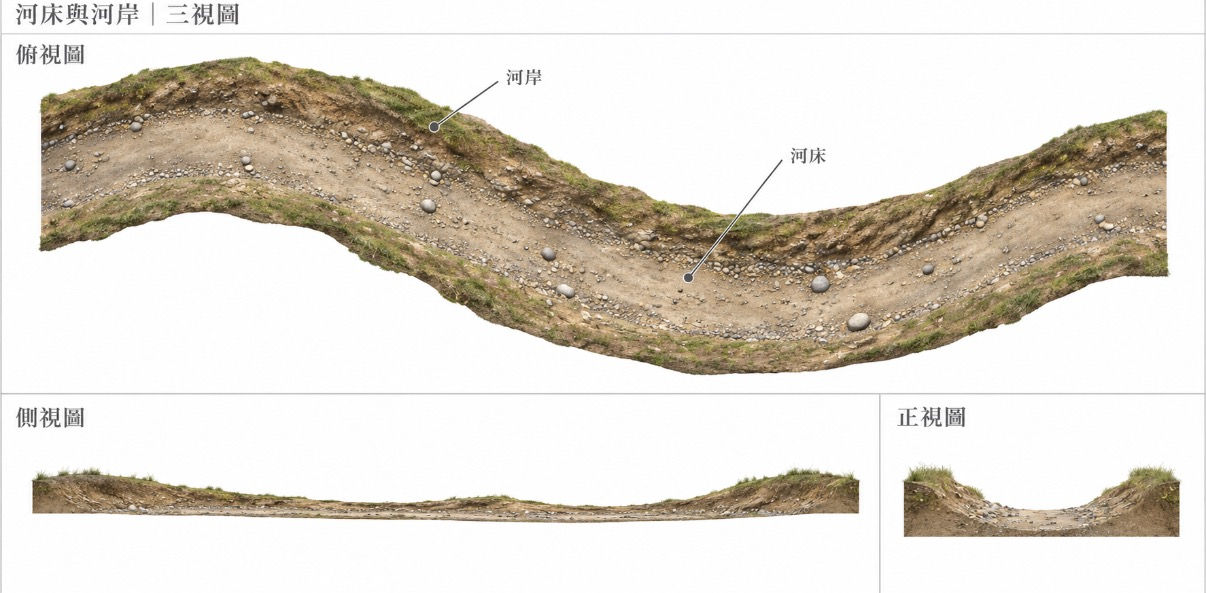
#> input picture art/references/qingxi-waterworks-b/S02_riverbed_banks_three_view_v001.jpg, 1206 x 593 px, given in place of tex_bark.png, which was not available
$ python tex_dr08.py ../../references/qingxi-waterworks-b/S02_riverbed_banks_three_view_v001.jpg
#> lines starting #> are read from the running program, lines starting #| are printed output that depends on the picture
# DR08 長滿蕈和苔的朽木：手繪平鋪貼圖的後製（Codex 依 D2 設定圖 V6 畫的原圖在 tex_src_dr08/，提示詞 prompt.txt）。
#   1. 六張表面貼圖（苔、樹皮、褐腐木、撕裂纖維、樹洞內壁、土）：Codex 畫的四邊接不起來 → 先左右、再上下各做一次
#      「捲半圈 + 中間帶狀遮罩」的無縫處理（遮罩加一點雜訊，交界不是一條直線），縮成 1024；
#      法線由明暗推高度（扣掉大範圍模糊，只留中小起伏），用 FFT 做循環的模糊、np.roll 做循環的斜率，邊上也接得起來。
#   2. 植物圖集 DR08_Plants（2048，RGBA，alpha 裁切）：左半層狀菌蓋、右半 Codex 的植物圖（蕨、小蕈、發光小蕈、小苗、落葉、垂苔）。
#      洋紅底去背、去掉葉緣的洋紅邊、透明處往外補色（縮圖時不會滲出洋紅），每一件的框寫進 DR08_Plants_rects.json。
# 用法：uv run --no-project --offline --with pillow --with numpy python tex_dr08.py
import json, os, sys
import numpy as np
from PIL import Image

HERE = os.path.dirname(os.path.abspath(__file__))
SRC = os.path.join(HERE, 'tex_src_dr08')
OUT = os.path.join(HERE, '..', '..', 'exports', 'd2-logs-b', 'DR08_Shared', 'Textures')
N = 1024
# 每層：原圖、色調（乘、飽和度）、法線強度、說明
LAYERS = {
    'Bark':  ('tex_bark.png',  1.00, 1.00, 5.0),
    'Moss':  ('tex_moss.png',  .78,  .80,  4.0),     # Codex 的苔偏黃亮，設定圖 V6 是深橄欖
    'Rot':   ('tex_rot.png',   .92,  .95,  6.0),
    'Fibre': ('tex_fibre.png', .95,  .95,  5.0),
    'Inner': ('tex_inner.png', .85,  .95,  5.0),
    'Soil':  ('tex_soil.png',  .90,  .90,  3.5),
}


def load(name):
#> called with name = 'tex_bark.png'
    return np.asarray(Image.open(os.path.join(SRC, name)).convert('RGB'), np.float64) / 255.0


def save(a, name, mode='RGB'):
    os.makedirs(OUT, exist_ok=True)
    im = Image.fromarray(np.clip(np.round(a * 255), 0, 255).astype(np.uint8), mode)
    im.save(os.path.join(OUT, name), optimize=True)
    print('saved', name, im.size)


def fft_blur(a, sigma):
    """循環（邊接邊）的高斯模糊；a 是 (H, W) 或 (H, W, C)。"""
    h, w = a.shape[:2]
    fy = np.fft.fftfreq(h)[:, None]
    fx = np.fft.fftfreq(w)[None, :]
    g = np.exp(-2 * (np.pi * sigma) ** 2 * (fx * fx + fy * fy))
    if a.ndim == 2:
        return np.real(np.fft.ifft2(np.fft.fft2(a) * g))
    return np.stack([np.real(np.fft.ifft2(np.fft.fft2(a[..., c]) * g)) for c in range(a.shape[2])], -1)


def seam_pass(img, axis, rs):
    """沿 axis 做一次無縫：捲半圈的那張在兩邊、原圖在中間，中間帶狀遮罩加雜訊。"""
#> called with axis = 1
    n = img.shape[axis]
#> n = 1206
    rolled = np.roll(img, n // 2, axis=axis)
    x = (np.arange(n) + .5) / n
#> x = 1206 values from 0.000415 to 1
    d = np.abs(x - .5)                                   # 離中線（原圖的中間）多遠：0..0.5
    other = img.shape[1 - axis]
#> other = 593
    noise = fft_blur(rs.randn(n, other) if axis == 0 else rs.randn(other, n), 18)
    noise = noise / (np.abs(noise).max() + 1e-9) * .06
    dd = (d[:, None] if axis == 0 else d[None, :]) + noise
    w = np.clip((.40 - dd) / .12, 0, 1)                  # 中間 0.56 寬是原圖（中線＝捲過那張的接縫，完全蓋掉）、兩邊 0.1 是捲過的那張
    w = w * w * (3 - 2 * w)
    return img * w[..., None] + rolled * (1 - w[..., None])


def make_seamless(img, seed):
    rs = np.random.RandomState(seed)
    img = seam_pass(img, 1, rs)
    img = seam_pass(img, 0, rs)
    return img


def resize(a, n, mode='RGB'):
#> called with n = 1024, mode = 'RGB'
    im = Image.fromarray(np.clip(np.round(a * 255), 0, 255).astype(np.uint8), mode)
    return np.asarray(im.resize((n, n), Image.LANCZOS), np.float64) / 255.0
#> returned value: shape (1024, 1024, 3) float64


def tone(a, mul, sat):
#> called with mul = 1, sat = 1
    g = (a * np.array((.30, .59, .11))).sum(-1, keepdims=True)
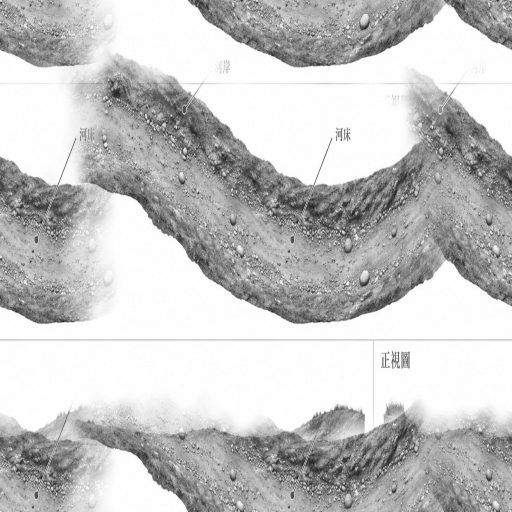
#> g: shape (1024, 1024, 1) float64 (shown at 1/2 size); min 0.0595, max 1, mean 0.774
    return np.clip((g + (a - g) * sat) * mul, 0, 1)
#| saved DR08_Bark_Albedo.png (1024, 1024)


def normal_from(a, strength):
#> called with strength = 5
    lum = (a ** 2.2 * np.array((.30, .59, .11))).sum(-1)
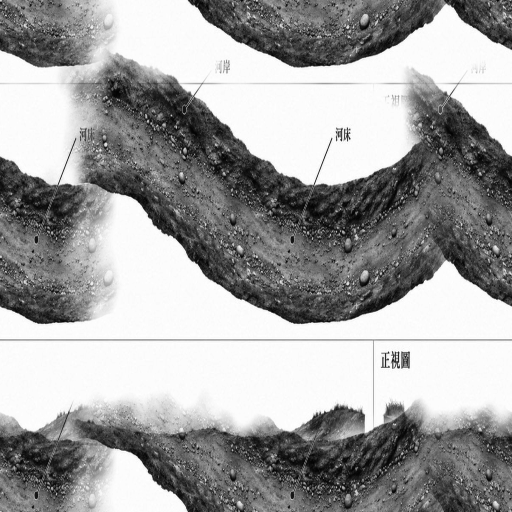
#> lum: shape (1024, 1024) float64 (shown at 1/2 size); min 0.00286, max 1, mean 0.633
    h = lum - fft_blur(lum, 40)                          # 只留中小起伏（大範圍的明暗是畫上去的光影，不是高低）
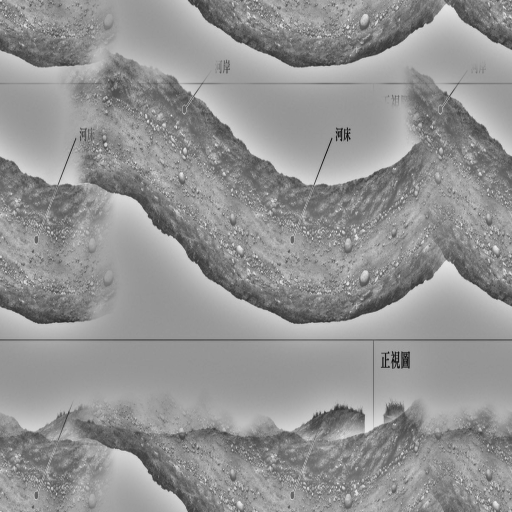
#> h: shape (1024, 1024) float64 (shown at 1/2 size); min -0.897, max 0.653, mean -2.41e-17; drawn with min black and max white
    h = h - .5 * (h - fft_blur(h, 1.2))                  # 最細的雜點壓一半
    gx = (np.roll(h, -1, 1) - np.roll(h, 1, 1)) * .5
    gy = (np.roll(h, -1, 0) - np.roll(h, 1, 0)) * .5
    nx, ny = -gx * strength * 8, gy * strength * 8       # 圖片列往下＝UV 的 v 往下：綠色反向（OpenGL 法線，Unity 用的）
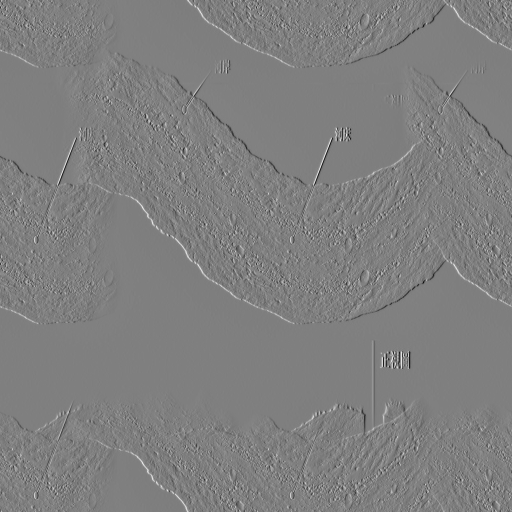
#> nx: shape (1024, 1024) float64 (shown at 1/2 size); min -13.62, max 13.59, mean 1.18e-20; drawn with min black and max white
    nz = np.ones_like(nx)
    ln = np.sqrt(nx * nx + ny * ny + nz * nz)
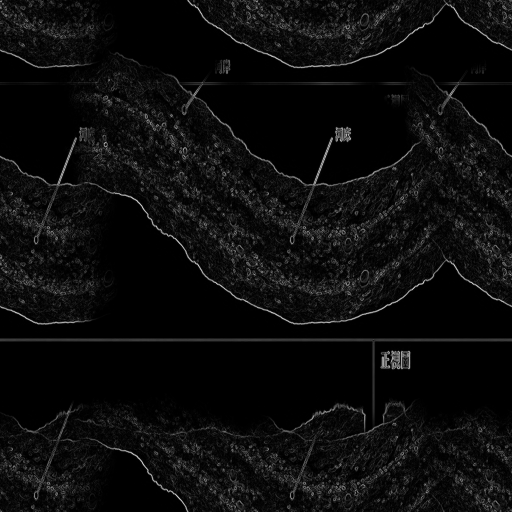
#> ln: shape (1024, 1024) float64 (shown at 1/2 size); min 1, max 16.24, mean 1.75; drawn with min black and max white
    return np.stack([nx / ln, ny / ln, nz / ln], -1) * .5 + .5
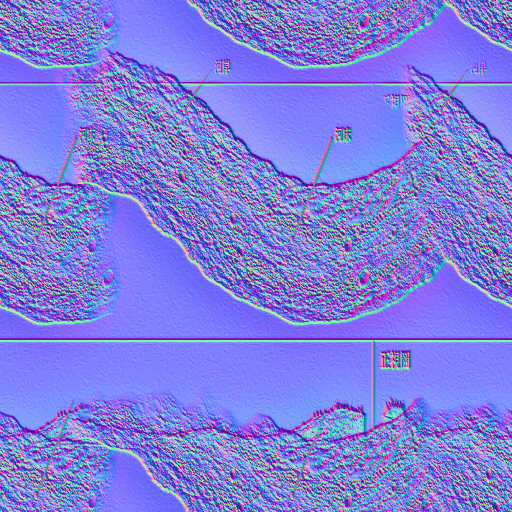
#> returned value: shape (1024, 1024, 3) float64 (shown at 1/2 size); mean of channels 0, 1, 2 0.498, 0.497, 0.871; drawn as R, G, B


# [173 lines left out: functions key_magenta, bleed, components, largest, plants, not called in this run]


def surfaces():
    for i, (nm, (fn, mul, sat, ns)) in enumerate(LAYERS.items()):
        a = load(fn)
        a = make_seamless(a, 11 + i)
        a = resize(a, N)
        a = tone(a, mul, sat)
        save(a, f'DR08_{nm}_Albedo.png')
        save(normal_from(a, ns), f'DR08_{nm}_Normal.png')
#| saved DR08_Bark_Normal.png (1024, 1024)
        # 2×2 平鋪檢查圖（不交付）
        t = np.tile(a[::2, ::2], (2, 2, 1))
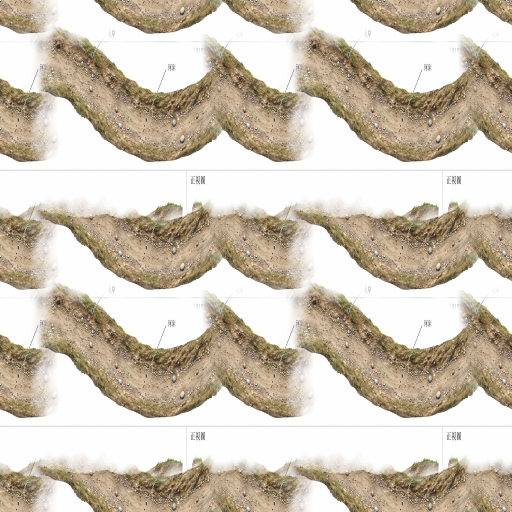
#> t: shape (1024, 1024, 3) float64 (shown at 1/2 size); mean of channels 0, 1, 2 0.808, 0.769, 0.707; drawn as R, G, B
        os.makedirs(os.path.join(HERE, '..', '..', '..', '..', 'yun-jing-cache', 'dr08-work'), exist_ok=True)
        Image.fromarray(np.round(t * 255).astype(np.uint8)).save(f'D:/yun-jing-cache/dr08-work/tile_{nm}.jpg', quality=88)


if __name__ == '__main__':
    if 'plants' not in sys.argv:
#> (the run stopped early here; a loop or call above may not have finished)
